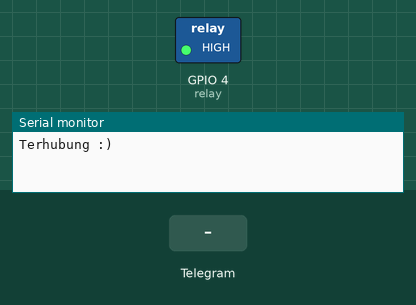
Recording of a sketch running on a simulated ESP8266 (NodeMCU). Shown: switched loads named in the sketch (green lamp = pin HIGH), the last lines printed to the serial monitor. Inputs (shaded band) come from the test bench.

Above: at 2.7 s.
2.8 s: Telegram message "ON" received
At 3.6 s:
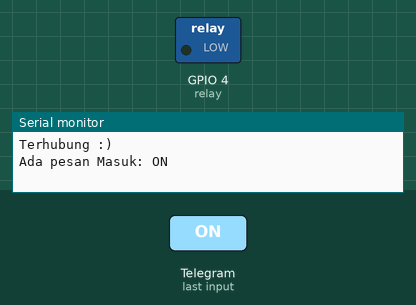
4.3 s: Telegram message "OFF" received
At 4.8 s:
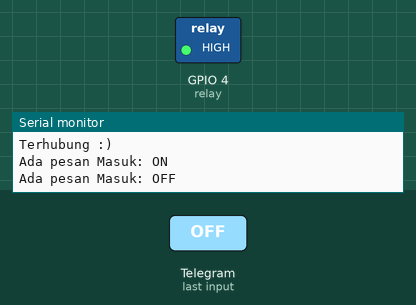
Timing chart, 0 to 7.3 s (numbered marks = the images above; inputs shaded):
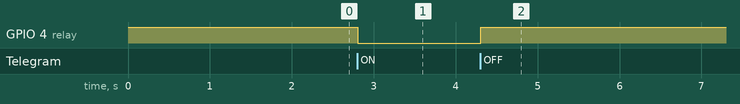

The sketch:

sketch_jun23a.ino
```cpp
#include "CTBot.h"
CTBot robot;
int relay = 4;

String ssid_wifi = "Nama Wifi";
String password = "Kode WiFi";
String api_token = "kode Token Telegram";

void setup() {
  Serial.begin(115200);
  pinMode(relay, OUTPUT);
  digitalWrite(relay, HIGH);

  // Konek ke wifi
  robot.wifiConnect(ssid_wifi, password);

  // Konek ke telegram
  robot.setTelegramToken(api_token);

  // Cek koneksi
  if(robot.testConnection())
    Serial.println("Terhubung :)");
  else
    Serial.println("Error!");
}

void loop() {

  TBMessage message;

  if(robot.getNewMessage(message)) {

    Serial.print("Ada pesan Masuk: ");
    Serial.println(message.text);

    if(message.text.equalsIgnoreCase("ON")) {
      digitalWrite(relay, LOW);
      robot.sendMessage(message.sender.id, "Lampu Menyala");
    } else if(message.text.equalsIgnoreCase("OFF")) {
      digitalWrite(relay, HIGH);
      robot.sendMessage(message.sender.id, "Lampu Mati");
    } else {
      String reply;
      reply = ("Perintah salah. Coba kirim ON atau OFF!");
      robot.sendMessage(message.sender.id, reply);
    }

  }
}
```

Measured:
- after the input at 2.8 s, GPIO 4 (relay): HIGH → LOW at once
- after the input at 4.3 s, GPIO 4 (relay): LOW → HIGH at once
